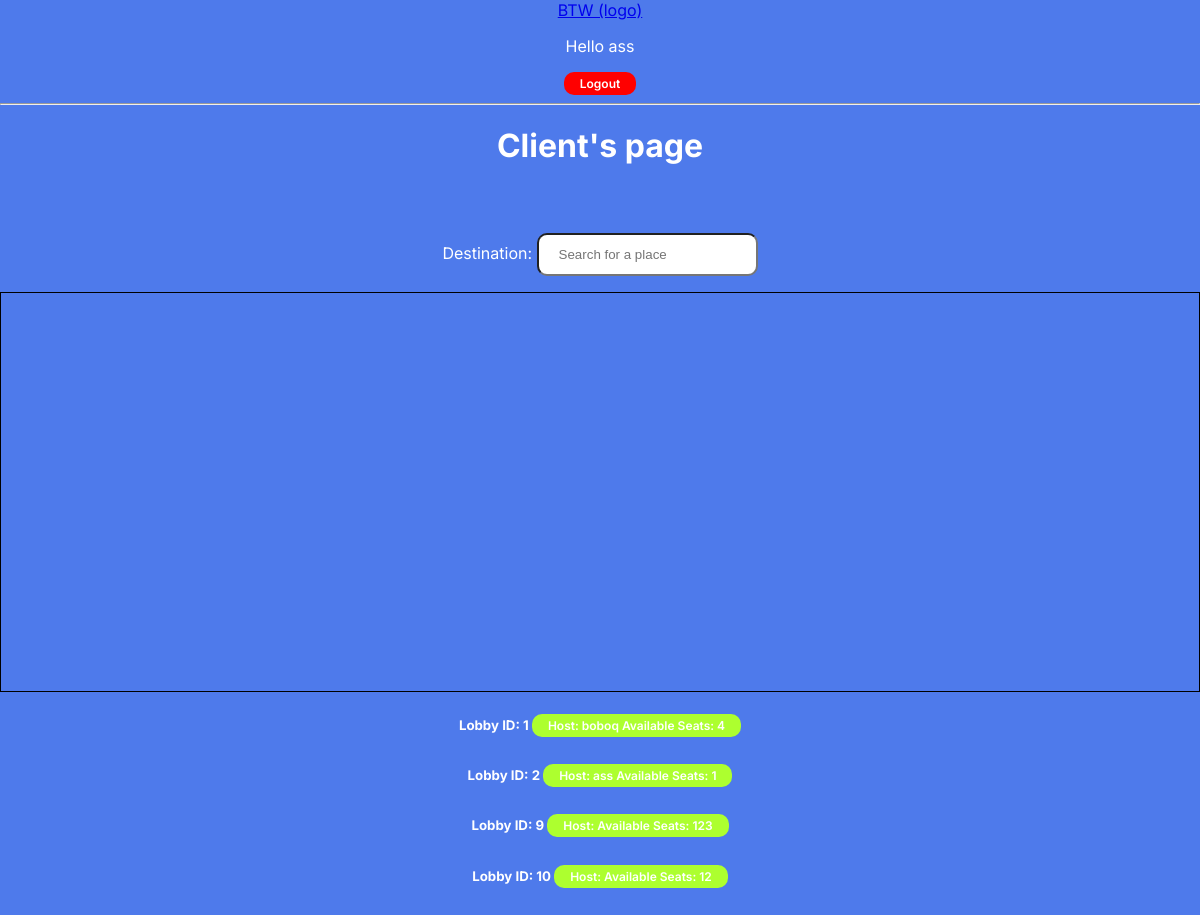
Page /client/ (signed in) on the earlier database version.
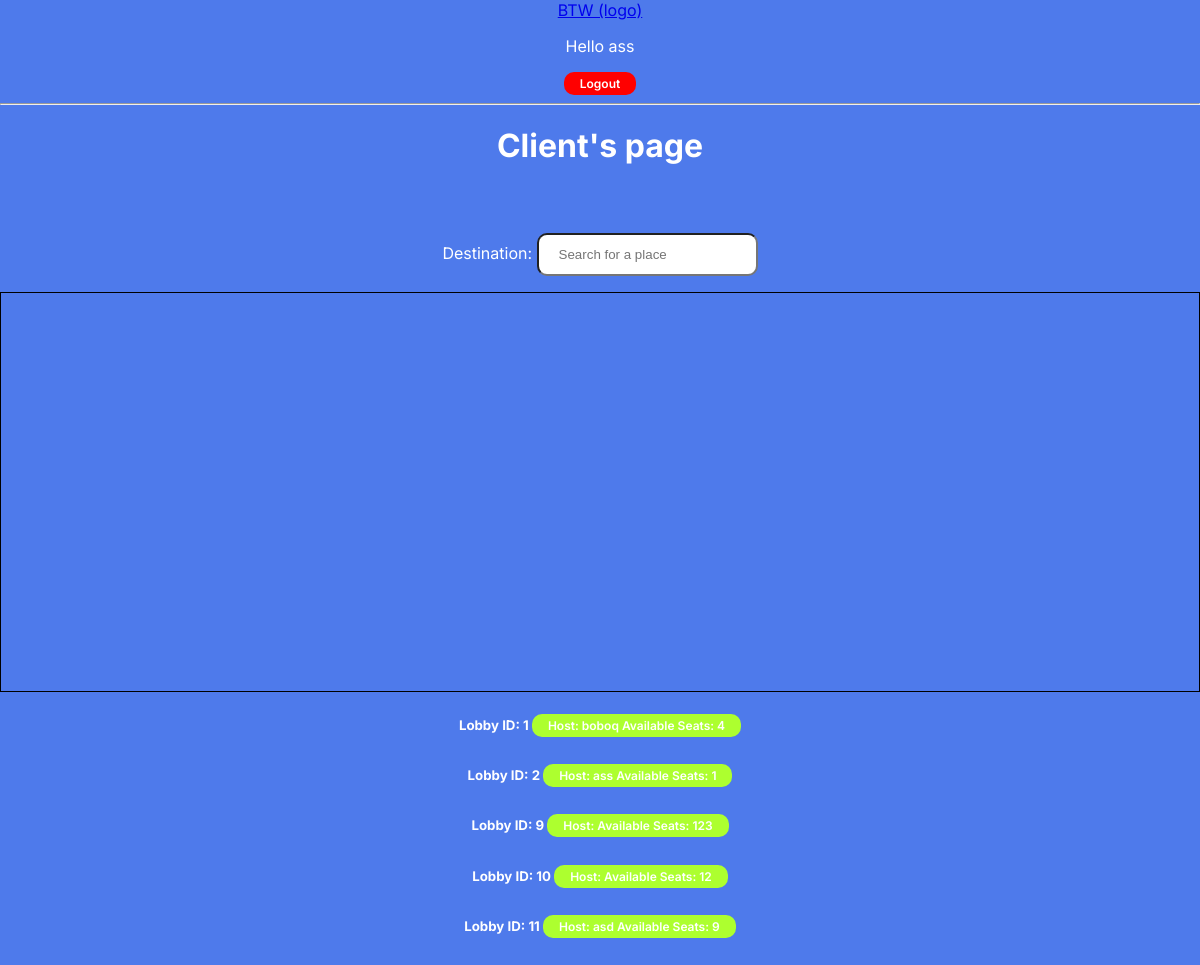
Same page on the later database version.
### apps/client/models.py (models this page shows, shortened)
class Lobby(models.Model):
    host = models.ForeignKey(User,on_delete=models.SET_NULL,null=True,blank=True)
    created = models.DateTimeField(auto_now_add=True)
    arrivalTime = models.TimeField(null=True)
    availableSeats = models.IntegerField(null=True)
    currentLoc = models.CharField(max_length=300, null=True)
    arrivalLoc = models.CharField(max_length=300, null=True)
    currentLoc_lat = models.FloatField(null=True)
    currentLoc_lng = models.FloatField(null=True)
    arrivalLoc_lat = models.FloatField(null=True)
    arrivalLoc_lng = models.FloatField(null=True)

### apps/client/views.py (the view)
# urls.py: path('client/',include('apps.client.urls')),
@login_required(login_url='login')
def client(request):
    lobbies = Lobby.objects.all()
    context ={'lobbies':lobbies}
    return render(request,'client/client.html',context)

### apps/client/templates/client/client.html (shortened to what this page needs)
{% extends 'main.html'%}
{% block content %}
    {% load static %}
    <h1>Client's page</h1>
    <br>
        <p>
        <label>Destination:</label>
        <input id="places-autocomplete" type="text" class="bginput" placeholder="Search for a place">
        </p>
    <div id="map"></div>
    <div>
        <div>
            {% for lobby in lobbies %}
                <div>
                    <h5>Lobby ID: {{lobby.id}} <a href="lobby/{{lobby.id}}" class="btn diff">Host: {{lobby.host.username}} Available Seats: {{lobby.availableSeats}}</a></h5>
                </div>
            {% endfor %}
        </div>
    </div>
    {% load static %}
{% endblock content %}

Differences in the rows shown:
added Lobby: id "11", host.username "asd", availableSeats "9"
